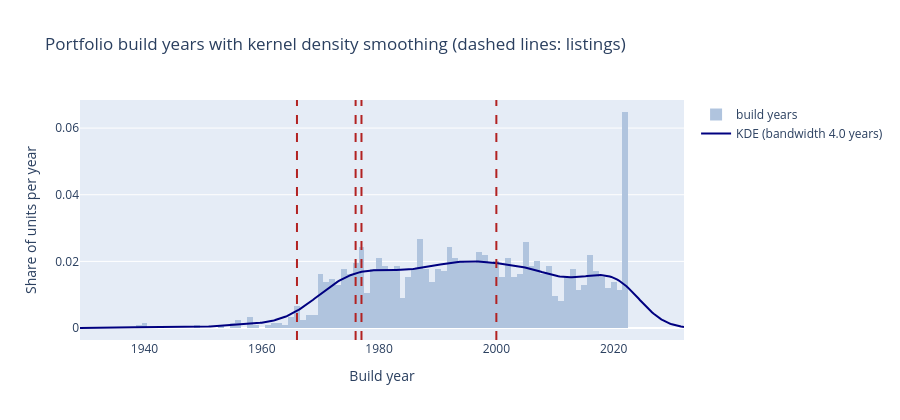

This figure's notebook cell:
### Markdown cell above
**Kernel density smoothing.** A kernel density estimate (KDE) places a small bell curve on every unit's build
year and adds them up, giving a smooth curve of how common each year is. The width of each bell (the
*bandwidth*) sets how much it smooths; `scipy` picks it from the data (Scott's rule).

### Code cell
import plotly.graph_objects as go
from scipy.stats import gaussian_kde

kde = gaussian_kde(years)
bandwidth = kde.factor * years.std()
grid = np.linspace(years.min() - 10, years.max() + 10, 400)

fig = go.Figure()
fig.add_histogram(x=years, xbins={"size": 1}, histnorm="probability density", name="build years",
                  marker_color="lightsteelblue")
fig.add_scatter(x=grid, y=kde(grid), mode="lines", name=f"KDE (bandwidth {bandwidth:.1f} years)",
                line={"color": "navy", "width": 2})
for year in marketed["build_year"].dropna():
    fig.add_vline(x=year, line_dash="dash", line_color="firebrick")
fig.update_layout(title="Portfolio build years with kernel density smoothing (dashed lines: listings)",
                  xaxis_title="Build year", yaxis_title="Share of units per year", height=420)
fig.show()
print(f"Bandwidth: {bandwidth:.1f} years")

### Figure 1 — Plotly figure (JSON) as saved in the notebook; plotly's stock layout.template omitted (floating-point values rounded to 4 significant figures; data arrays with more than 128 entries replaced by an {"elided": "..."} marker saying what was removed)
{"data": [{"histnorm": "probability density", "marker": {"color": "lightsteelblue"}, "name": "build years", "type": "histogram", "x": {"elided": "1234 float values"}, "xbins": {"size": 1}}, {"line": {"color": "navy", "width": 2}, "mode": "lines", "name": "KDE (bandwidth 4.0 years)", "type": "scatter", "x": {"elided": "400 float values"}, "y": {"elided": "400 float values"}}], "layout": {"height": 420, "shapes": [{"line": {"color": "firebrick", "dash": "dash"}, "type": "line", "x0": 1977.0, "x1": 1977.0, "xref": "x", "y0": 0, "y1": 1, "yref": "y domain"}, {"line": {"color": "firebrick", "dash": "dash"}, "type": "line", "x0": 1976.0, "x1": 1976.0, "xref": "x", "y0": 0, "y1": 1, "yref": "y domain"}, {"line": {"color": "firebrick", "dash": "dash"}, "type": "line", "x0": 2000.0, "x1": 2000.0, "xref": "x", "y0": 0, "y1": 1, "yref": "y domain"}, {"line": {"color": "firebrick", "dash": "dash"}, "type": "line", "x0": 1966.0, "x1": 1966.0, "xref": "x", "y0": 0, "y1": 1, "yref": "y domain"}], "title": {"text": "Portfolio build years with kernel density smoothing (dashed lines: listings)"}, "xaxis": {"title": {"text": "Build year"}}, "yaxis": {"title": {"text": "Share of units per year"}}}}
